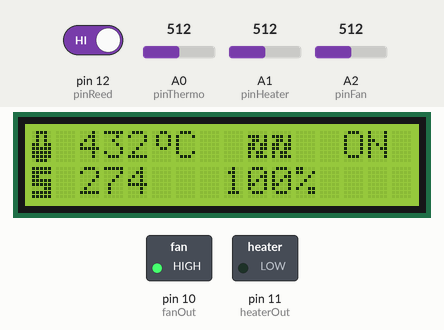
Simulated run of this sketch. Board: Arduino Uno, built with avr-gcc and run on an emulated ATmega328P. Shown: 16×2 character LCD, switched loads named in the sketch (green lamp = pin HIGH). The test bench sets the inputs (shaded band); at power-on: pin 12 (pinReed) HIGH, A0 (pinThermo) = 512, A2 (pinFan) = 512, A1 (pinHeater) = 512.

Above: at 2.3 s.
2.4 s: pin 12 (pinReed) driven LOW
At 3.2 s:
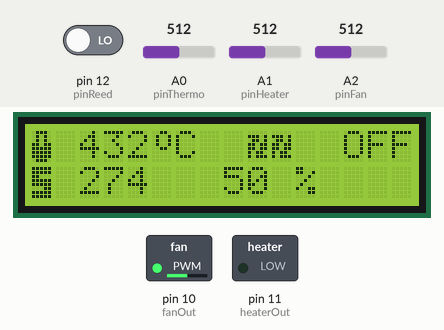
3.9 s: A0 (pinThermo) set to 126
At 4.3 s:
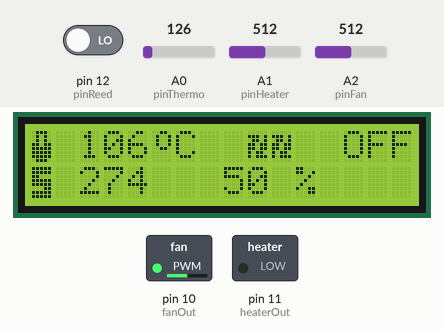
5.4 s: A0 (pinThermo) set to 109
At 6.6 s:
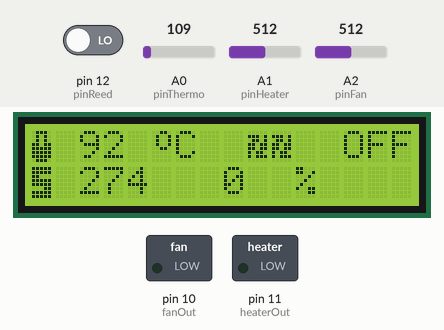
6.9 s: pin 12 (pinReed) driven HIGH
At 7.8 s:
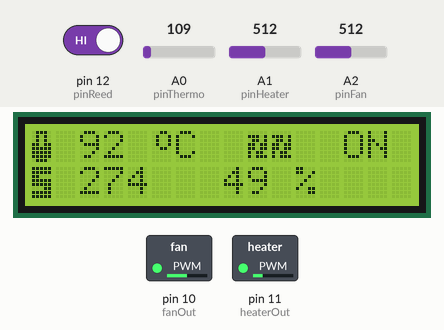
8.4 s: A2 (pinFan) set to 535
At 8.9 s:
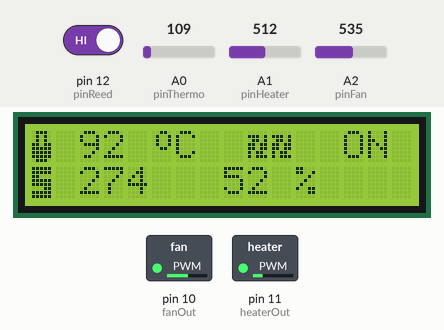
9.9 s: A1 (pinHeater) set to 152
At 11.1 s:
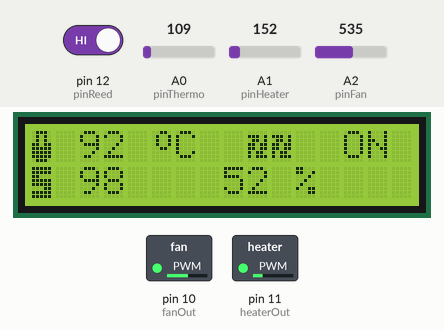
11.4 s: A1 (pinHeater) set to 126
Timing chart, 0 to 13.9 s (numbered marks = the images above; inputs shaded):
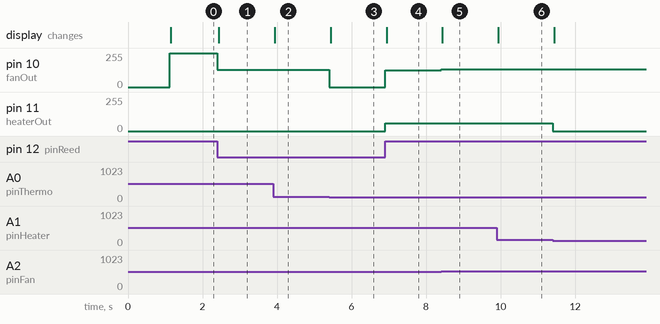

The sketch:

HotAirStationV1.4.ino
```cpp
#include <Wire.h>
#include <LiquidCrystal_I2C.h>
LiquidCrystal_I2C lcd(0x27, 16, 2);

byte tempIcon[] = {
  B01110,
  B01010,
  B01010,
  B11011,
  B11111,
  B11111,
  B11111,
  B01110
};
byte setIcon[] = {
  B11111,
  B11111,
  B11000,
  B11111,
  B11111,
  B00011,
  B11111,
  B11111
};
byte fanIcon[] = {
  B00000,
  B11101,
  B01101,
  B11011,
  B11011,
  B10110,
  B10111,
  B00000
};
byte degIcon[] = {
  B00110,
  B01001,
  B01001,
  B01001,
  B00110,
  B00000,
  B00000,
  B00000
};

#define pinThermo A0
#define pinHeater A1
#define pinFan A2
#define pinReed 12
#define fanOut 10
#define heaterOut 11

float vRef = 4.97;
//float adcResolution;
int temp,
prevTemp,
heatPotValue,
fanPotValue,
setHeat,
setFan,
setHeatLCD,
prevSetHeatLCD,
setFanLCD,
prevSetFanLCD;
String reedStat,
prevReedStat;

void setup() {
  //Serial.begin(9600);
  pinMode(pinThermo, INPUT);
  pinMode(pinHeater, INPUT);
  pinMode(pinFan, INPUT);
  pinMode(pinReed, INPUT_PULLUP);
  pinMode(fanOut, OUTPUT);
  pinMode(heaterOut, OUTPUT);

  lcd.begin();
  lcd.backlight();
  lcd.clear();
  lcd.setCursor(4,0);
  lcd.print("HOT AIR");
  lcd.setCursor(4,1);
  lcd.print("STATION");
  delay(1000);
  lcd.clear();

  lcd.createChar(0, tempIcon);
  lcd.createChar(1, setIcon);
  lcd.createChar(2, fanIcon);
  lcd.createChar(3, degIcon);

}

void loop() {
  //adcResolution = vRef/1024;
  temp = (analogRead(pinThermo))/(vRef/1024)*0.0041;

  heatPotValue = analogRead(pinHeater);
  //Serial.println(heatPotValue);
  setHeatLCD = map(heatPotValue, 0, 1023, 24, 525);

  fanPotValue = analogRead(pinFan);
  //Serial.println(fanPotValue);
  //setFanLCD = map(fanPotValue, 0, 1023, 0, 100);

  if(digitalRead(pinReed)==HIGH){
    reedStat="ON ";
    if(setHeatLCD == 24){
      if((temp-setHeatLCD)>=20){
        setHeat = 0;
        setFan = 255;
      }
      else{
        setHeat = 0;
        setFan = map(fanPotValue, 0, 1023, 0, 255);
      }
    }
    else if(temp < setHeatLCD && 24 < setHeatLCD <= 100){
      setHeat = 60;
      setFan = map(fanPotValue, 0, 1023, 0, 255);
    }
    else if(temp < setHeatLCD && 100 < setHeatLCD <= 150){
      setHeat = 80;
      setFan = map(fanPotValue, 0, 1023, 0, 255);
    }
    else if(temp < setHeatLCD && 150 < setHeatLCD <= 230){
      setHeat = 100;
      setFan = map(fanPotValue, 0, 1023, 0, 255);
    }
    else if(temp < setHeatLCD && 230 < setHeatLCD <= 300){
      setHeat = 125;
      setFan = map(fanPotValue, 0, 1023, 0, 255);
    }
    else if(temp < setHeatLCD && 300 < setHeatLCD <= 350){
      setHeat = 200;
      setFan = map(fanPotValue, 0, 1023, 0, 255);
    }
    else if(temp < setHeatLCD && 350 < setHeatLCD <= 525){
      setHeat = 255;
      setFan = map(fanPotValue, 0, 1023, 0, 255);
    }
    else if((temp-setHeatLCD)>=20){
      setHeat = 0;
      setFan = 255;
    }
    else if(temp >= setHeatLCD){
      setHeat = 0;
      setFan = map(fanPotValue, 0, 1023, 0, 255);
    }
  }
  if(digitalRead(pinReed)==LOW){
    reedStat="OFF";
    if(temp >= 100){
      setHeat = 0;
      setFan = 128;
    }
    else {
      setHeat = 0;
      setFan = 0;
    }
  }
  setFanLCD = map(setFan, 0, 255, 0, 100);
  analogWrite(heaterOut, setHeat);
  analogWrite(fanOut, setFan);

  if (temp != prevTemp || setHeatLCD != prevSetHeatLCD || setFanLCD != prevSetFanLCD || reedStat != prevReedStat) { //melakukan update layar hanya jika ada perubahan nilai pada variabel
    display();
    prevTemp = temp;
    prevSetHeatLCD = setHeatLCD;
    prevSetFanLCD = setFanLCD;
    prevReedStat = reedStat;
  }
}
void display() {
    lcd.setCursor(0,0);
    lcd.write(byte(0));
    lcd.setCursor(0,1);
    lcd.write(byte(1));
    lcd.setCursor(9,0);
    lcd.write(byte(2));
    lcd.setCursor(10,0);
    lcd.write(byte(2));
    lcd.setCursor(5,0);
    lcd.write(byte(3));
    lcd.setCursor(6,0);
    lcd.print("C");
    lcd.setCursor(11,1);
    lcd.print("%");

    lcd.setCursor(2,0);
    lcd.print("   ");
    lcd.setCursor(2,0);
    lcd.print(temp);

    lcd.setCursor(2,1);
    lcd.print("   ");
    lcd.setCursor(2,1);
    lcd.print(setHeatLCD);

    lcd.setCursor(8,1);
    lcd.print("   ");
    lcd.setCursor(8,1);
    lcd.print(setFanLCD);

    lcd.setCursor(13,0);
    lcd.print(reedStat);
}
```

Measured:
- the behaviour switches between 119 and 118 on A0 (pinThermo) (found by bisection; images 2 and 3)
- after the input at 2.4 s, pin 10 (fanOut): 255/255 → 128/255 at once; the display: changes at once (image 1)
- after the input at 3.9 s, the display: changes at once (image 2)
- after the input at 5.4 s, pin 10 (fanOut): 128/255 → 0/255 at once; the display: changes at once (image 3)
- after the input at 6.9 s, pin 10 (fanOut): 0/255 → 127/255 at once; pin 11 (heaterOut): 0/255 → 60/255 at once; the display: changes at once (image 4)
- after the input at 8.4 s, pin 10 (fanOut): 127/255 → 133/255 at once; the display: changes at once (image 5)
- after the input at 9.9 s, the display: changes at once (image 6)
- after the input at 11.4 s, pin 11 (heaterOut): 60/255 → 0/255 at once
